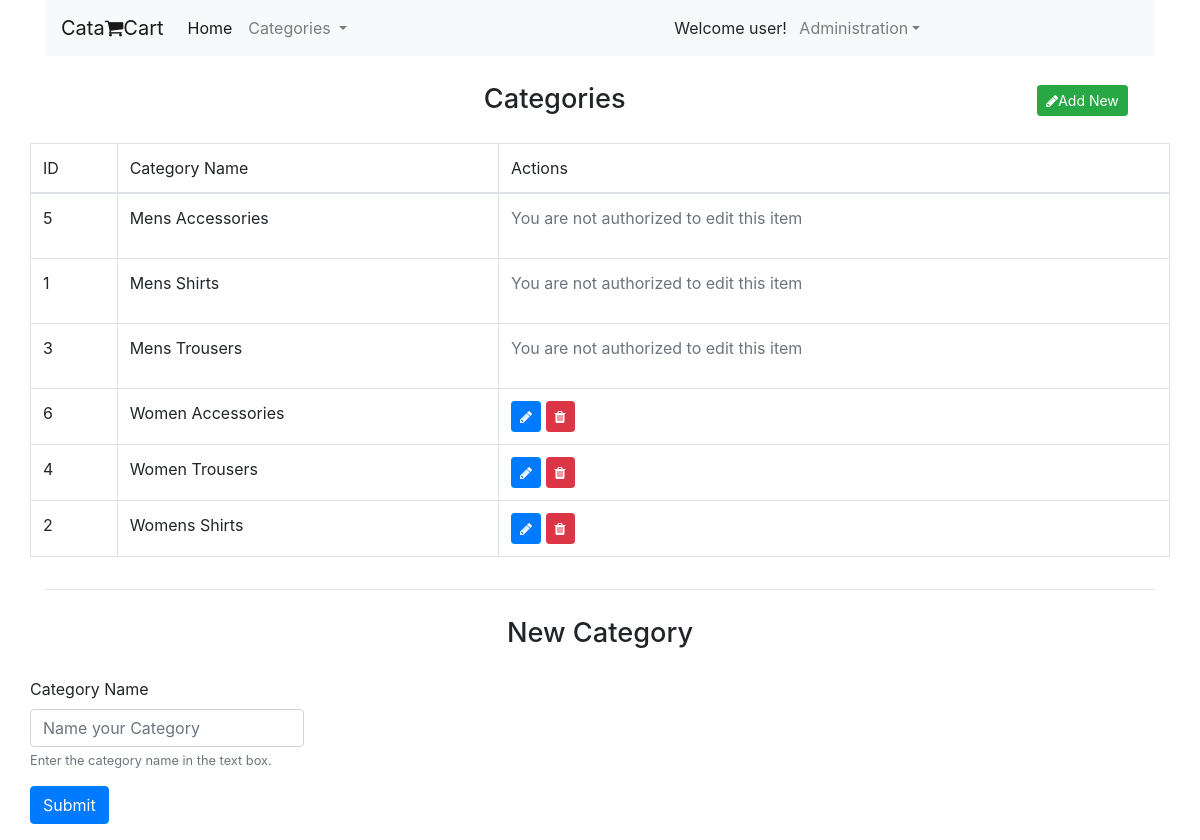
Screenshot of /managecategories.html (signed in) with the database file from the repository.
### dbsetup.py (models this page shows, shortened)
class Category(Base):
    __tablename__ = 'category'
    id = Column(Integer, Sequence('cat_id_seq'), primary_key=True)
    category = Column(String(250), nullable=False)
    created_by = Column(Integer, ForeignKey('users.uid'))
    created_on = Column(String(250), nullable=False)

### catalog.py (the view, shortened to what this page needs)
@app.route("/managecategories.html", methods=['GET', 'POST', 'PUT', 'DELETE'])
@authorize
def manage_categories():
    if request.method == 'GET':
        categories = session.query(dbsetup.Category) \
            .order_by(asc(dbsetup.Category.category))
        return render_template('managecategory.html',
                               pagetitle="Manage Categories",
                               menu_categories=categories,
                               categories=categories)

### catalog.py (called while the page is built)
def authorize(us):
    @wraps(us)
    def x(*args, **kwargs):
        if 'is_user' not in user_session:
            return redirect('/login.html?login-to-proceed')
        return us(*args, **kwargs)
    return x

### templates/managecategory.html (shortened to what this page needs)
{% include "header.html" %}
<h3 class="h3">Categories <span class="pull-right"><a href="#newcat" class="btn btn-success btn-sm"><i class="fa fa-pencil"></i>Add New</a></span></h3>
<div class="row">
    <table class="table table-bordered">
        <thead class="thead-dark">
        <tr>
            <td>ID</td>
            <td>Category Name</td>
            <td>Actions</td>
        </tr>
        </thead>
        <tbody>
        {% for c in categories: %}
            <tr>
                <td>{{ c.id }}</td>
                <td>
                    <span id="span_{{ c.id }}" >{{ c.category }}</span>
                </td>
                <td>
                {%  if c.created_by==session['user_id']  %}
                    <button data-toggle="tooltip" title="Edit this category " type="button" class="btne btn btn-primary btn-sm" data-id="{{c.id}}" data-name="{{c.category}}"><i class="fa fa-pencil"></i></button>
                    <button data-toggle="tooltip" title="Delete this category " type="button" class="btnd btn btn-danger btn-sm" data-created_by="{{c.created_by}}"  data-id="{{c.id}}" data-name="{{c.category}}"><i class="fa fa-trash"></i> </button>
                {% else %}
                    <p class="text-muted">You are not authorized to edit this item</p>
                {% endif %}
                </td>
            </tr>
         {% endfor %}
        </tbody>
    </table>
</div>
<hr>
<h3 class="h3">New Category </h3>
<div id="newcat" class="row">
    <form method="POST" action="{{url_for('manage_categories')}}" class="needs-validation" novalidate>
        <div class="form-group">
            <label for="catname">Category Name</label>
            <input type="text" class="form-control" id="catname" name="catname" aria-describedby="catname" placeholder="Name your Category" required>
            <small id="catNameHelp" class="form-text text-muted">Enter the category name in the text box.</small>
        </div>
        <div class="form-group">
             <button id="btnnc" type="submit" class="btn btn-primary">Submit</button>
        </div>
    </form>
</div>
{% include "footer.html" %}

### static/styles.css (style rules this page uses)
h3.h3 { text-align:center;margin:1em;text-transform:capitalize;font-size:1.7em; }

### rows the page displays
Category: id "5", category "Mens Accessories", shows "You are not authorized to edit this item"
Category: id "1", category "Mens Shirts", shows "You are not authorized to edit this item"
Category: id "3", category "Mens Trousers", shows "You are not authorized to edit this item"
Category: id "6", category "Women Accessories"
Category: id "4", category "Women Trousers"
Category: id "2", category "Womens Shirts"
